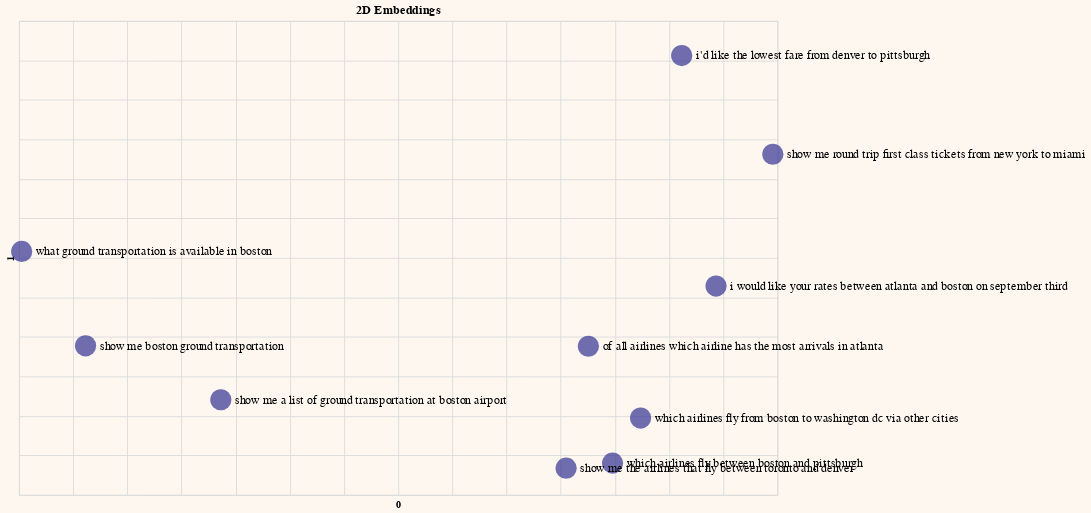

Notebook source saved alongside this figure:
### Code cell
# Set sample size to visualize
sample = 10
# Reduce embeddings to 2 principal components to aid visualization
embeds_pc2 = get_pc(embeds, 2)

# Add the principal components to dataframe
df_pc2 = pd.concat([df, pd.DataFrame(embeds_pc2)], axis=1)

# Plot the 2D embeddings on a chart
df_pc2.columns = df_pc2.columns.astype(str)
generate_chart(df_pc2.iloc[:sample],'0','1',title='2D Embeddings')

### Figure 1 — Vega-Lite specification as saved in the notebook (floating-point values rounded to 4 significant figures; data arrays with more than 128 entries replaced by an {"elided": "..."} marker saying what was removed)
{"config": {"view": {"continuousWidth": 300, "continuousHeight": 300}, "background": "#FDF7F0", "legend": {"labelFontSize": 18, "orient": "bottom", "titleFontSize": 18}}, "layer": [{"mark": {"type": "circle", "size": 500}, "encoding": {"color": {"value": "#333293"}, "tooltip": [{"field": "query", "type": "nominal"}], "x": {"axis": {"domain": false, "labels": false, "ticks": false}, "field": "0", "scale": {"zero": false}, "type": "quantitative"}, "y": {"axis": {"domain": false, "labels": false, "ticks": false}, "field": "1", "scale": {"zero": false}, "type": "quantitative"}}}, {"mark": {"type": "text", "align": "left", "baseline": "middle", "color": "black", "dx": 15, "size": 13}, "encoding": {"color": {"value": "black"}, "text": {"field": "query", "type": "nominal"}, "tooltip": [{"field": "query", "type": "nominal"}], "x": {"axis": {"domain": false, "labels": false, "ticks": false}, "field": "0", "scale": {"zero": false}, "type": "quantitative"}, "y": {"axis": {"domain": false, "labels": false, "ticks": false}, "field": "1", "scale": {"zero": false}, "type": "quantitative"}}}], "data": {"name": "data-04ed08f72d084c8b2c5897acf595b2da"}, "height": 500, "title": "2D Embeddings", "width": 800, "$schema": "https://vega.github.io/schema/vega-lite/v5.20.1.json", "datasets": {"data-04ed08f72d084c8b2c5897acf595b2da": [{"query": " which airlines fly from boston to washington dc via other cities", "query_embeds": {"elided": "1024 float values"}, "0": 0.07379, "1": -0.2528}, {"query": " show me the airlines that fly between toronto and denver", "query_embeds": {"elided": "1024 float values"}, "0": 0.00505, "1": -0.3163}, {"query": " show me round trip first class tickets from new york to miami", "query_embeds": {"elided": "1024 float values"}, "0": 0.1958, "1": 0.08113}, {"query": " i'd like the lowest fare from denver to pittsburgh", "query_embeds": {"elided": "1024 float values"}, "0": 0.1117, "1": 0.2061}, {"query": " show me a list of ground transportation at boston airport", "query_embeds": {"elided": "1024 float values"}, "0": -0.3137, "1": -0.2296}, {"query": " show me boston ground transportation", "query_embeds": {"elided": "1024 float values"}, "0": -0.4385, "1": -0.1614}, {"query": " of all airlines which airline has the most arrivals in atlanta", "query_embeds": {"elided": "1024 float values"}, "0": 0.0256, "1": -0.1619}, {"query": " what ground transportation is available in boston", "query_embeds": {"elided": "1024 float values"}, "0": -0.4975, "1": -0.04181}, {"query": " i would like your rates between atlanta and boston on september third", "query_embeds": {"elided": "1024 float values"}, "0": 0.1434, "1": -0.08569}, {"query": " which airlines fly between boston and pittsburgh", "query_embeds": {"elided": "1024 float values"}, "0": 0.0479, "1": -0.3098}]}}
